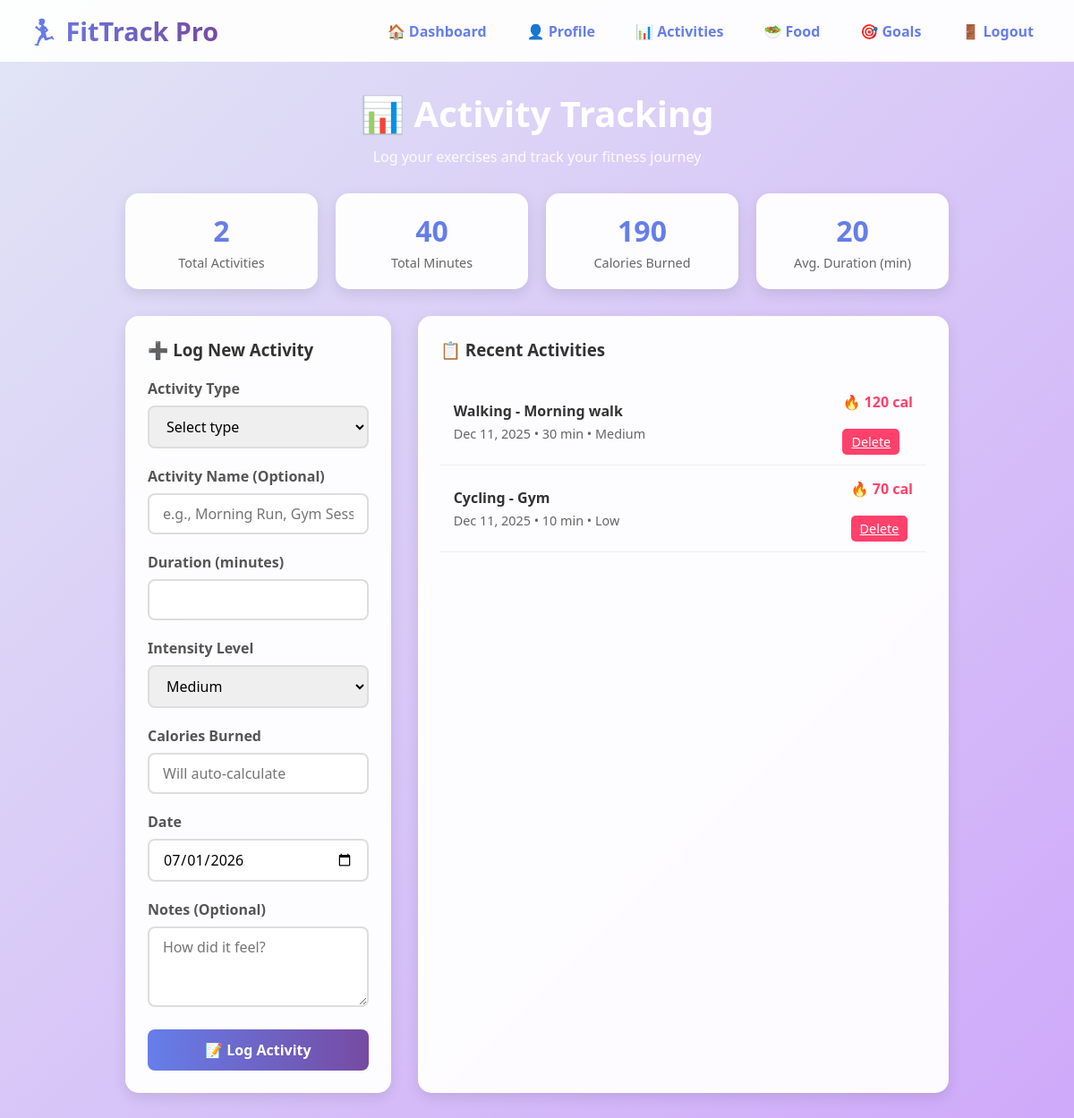
Screenshot of /activities.php (signed in) with the database file from the repository.
### tables this page shows
CREATE TABLE `activities` (
  `activity_id` int(11) NOT NULL AUTO_INCREMENT,
  `user_id` int(11) NOT NULL,
  `activity_type` enum('walking','running','cycling','swimming','gym','yoga','other') NOT NULL,
  `activity_name` varchar(100) DEFAULT NULL,
  `duration_minutes` int(11) NOT NULL,
  `intensity` enum('low','medium','high') DEFAULT 'medium',
  `calories_burned` int(11) DEFAULT NULL,
  `activity_date` date NOT NULL,
  `activity_time` time DEFAULT NULL,
  `notes` text DEFAULT NULL,
  `created_at` timestamp NOT NULL DEFAULT current_timestamp(),
  PRIMARY KEY (`activity_id`),
  KEY `user_id` (`user_id`),
  CONSTRAINT `activities_ibfk_1` FOREIGN KEY (`user_id`) REFERENCES `users` (`user_id`) ON DELETE CASCADE
);

### activities.php (the view, shortened to what this page needs)
<?php
require_once 'conn.php';
$user_id = $_SESSION['user_id'];
$settings_sql = "SELECT color_scheme FROM user_settings WHERE user_id = $user_id";
$settings_result = $conn->query($settings_sql);
$settings = $settings_result->num_rows > 0 ? $settings_result->fetch_assoc() : null;
$current_theme = $settings['color_scheme'] ?? 'light';
$activities_sql = "SELECT * FROM activities WHERE user_id = $user_id ORDER BY activity_date DESC, activity_time DESC";
$activities_result = $conn->query($activities_sql);
$stats_sql = "SELECT
    COUNT(*) as total_activities,
    SUM(duration_minutes) as total_minutes,
    SUM(calories_burned) as total_calories,
    AVG(duration_minutes) as avg_duration
    FROM activities WHERE user_id = $user_id";
$stats_result = $conn->query($stats_sql);
$stats = $stats_result->fetch_assoc();
?>
<!DOCTYPE html>
<html lang="en">
<head>
</head>
<body class="theme-<?php echo $current_theme; ?>">
    <nav class="navbar">
        <div class="logo">
            <h1>🏃‍♂️ FitTrack Pro</h1>
        </div>
        <div class="nav-links">
            <a href="dashboard.php" class="nav-link">🏠 Dashboard</a>
            <a href="profile.php" class="nav-link">👤 Profile</a>
            <a href="activities.php" class="nav-link">📊 Activities</a>
            <a href="food.php" class="nav-link">🥗 Food</a>
            <a href="goals.php" class="nav-link">🎯 Goals</a>
            <a href="logout.php" class="nav-link">🚪 Logout</a>
        </div>
    </nav>
    <div class="container">
        <div class="header">
            <h2>📊 Activity Tracking</h2>
            <p>Log your exercises and track your fitness journey</p>
        </div>
        <div class="stats-cards">
            <div class="stat-card">
                <div class="stat-value"><?php echo $stats['total_activities'] ?? 0; ?></div>
                <div class="stat-label">Total Activities</div>
            </div>
            <div class="stat-card">
                <div class="stat-value"><?php echo $stats['total_minutes'] ?? 0; ?></div>
                <div class="stat-label">Total Minutes</div>
            </div>
            <div class="stat-card">
                <div class="stat-value"><?php echo $stats['total_calories'] ?? 0; ?></div>
                <div class="stat-label">Calories Burned</div>
            </div>
            <div class="stat-card">
                <div class="stat-value"><?php echo round($stats['avg_duration'] ?? 0); ?></div>
                <div class="stat-label">Avg. Duration (min)</div>
            </div>
        </div>
        <div class="grid">
            <div class="card">
                <h3>➕ Log New Activity</h3>
                <form method="POST" action="">
                    <div class="form-group">
                        <label for="activity_type">Activity Type</label>
                        <select id="activity_type" name="activity_type" required>
                            <option value="">Select type</option>
                        </select>
                    </div>
                    <div class="form-group">
                        <label for="activity_name">Activity Name (Optional)</label>
                        <input type="text" id="activity_name" name="activity_name"
                               placeholder="e.g., Morning Run, Gym Session">
                    </div>
                    <div class="form-group">
                        <label for="duration">Duration (minutes)</label>
                        <input type="number" id="duration" name="duration" min="1" max="300" required>
                    </div>
                    <div class="form-group">
                        <label for="intensity">Intensity Level</label>
                        <select id="intensity" name="intensity">
                            <option value="medium" selected>Medium</option>
                        </select>
                    </div>
                    <div class="form-group">
                        <label for="calories">Calories Burned</label>
                        <input type="number" id="calories" name="calories"
                               placeholder="Will auto-calculate">
                    </div>
                    <div class="form-group">
                        <label for="activity_date">Date</label>
                        <input type="date" id="activity_date" name="activity_date" required>
                    </div>
                    <div class="form-group">
                        <label for="notes">Notes (Optional)</label>
                        <textarea id="notes" name="notes" rows="3" placeholder="How did it feel?"></textarea>
                    </div>
                    <button type="submit" name="add_activity" class="btn">📝 Log Activity</button>
                </form>
            </div>
            <div class="card">
                <h3>📋 Recent Activities</h3>
                <div class="activities-list">
                    <?php if($activities_result->num_rows > 0): ?>
                        <?php while($activity = $activities_result->fetch_assoc()): ?>
                            <div class="activity-item">
                                <div class="activity-info">
                                    <h4><?php echo ucfirst($activity['activity_type']); ?>
                                        <?php if($activity['activity_name']): ?>
                                            - <?php echo htmlspecialchars($activity['activity_name']); ?>
                                        <?php endif; ?>
                                    </h4>
                                    <div class="activity-meta">
                                        <?php echo date('M d, Y', strtotime($activity['activity_date'])); ?> •
                                        <?php echo $activity['duration_minutes']; ?> min •
                                        <?php echo ucfirst($activity['intensity']); ?>
                                    </div>
                                </div>
                                <div>
                                    <div class="activity-calories">🔥 <?php echo $activity['calories_burned']; ?> cal</div> <br>
                                    <a href="activities.php?delete=<?php echo $activity['activity_id']; ?>"
                                       class="delete-btn"
                                       onclick="return confirm('Delete this activity?')">Delete</a>
                                </div>
                            </div>
                        <?php endwhile; ?>
                    <?php endif; ?>
                </div>
            </div>
        </div>
    </div>
</body>
</html>

### activities.php (style rules this page uses)
* { margin: 0; padding: 0; box-sizing: border-box; font-family: 'Segoe UI', Tahoma, Geneva, Verdana, sans-serif; }
body { background: linear-gradient(135deg, #e1e5f5ff 0%, #cfa9faff 100%); min-height: 100vh; }
.navbar { background: rgba(255, 255, 255, 0.95); padding: 15px 30px; display: flex; justify-content: space-between; align-items: center; }
.logo h1 { background: linear-gradient(90deg, #667eea, #764ba2); -webkit-background-clip: text; background-clip: text; color: transparent; font-size: 1.8rem; }
.nav-links { display: flex; gap: 15px; flex-wrap: wrap; }
.nav-link { text-decoration: none; color: #667eea; font-weight: 600; padding: 8px 15px; border-radius: 20px; transition: all 0.3s ease; }
.container { max-width: 80%; margin: 30px auto; padding: 0 20px; }
.header { text-align: center; margin-bottom: 30px; }
.header h2 { font-size: 2.5rem; color: white; margin-bottom: 10px; }
.header p { color: rgba(255, 255, 255, 0.9); }
.stats-cards { display: grid; grid-template-columns: repeat(auto-fit, minmax(200px, 1fr)); gap: 20px; margin-bottom: 30px; }
.stat-card { background: rgba(255, 255, 255, 0.95); padding: 20px; border-radius: 15px; text-align: center; box-shadow: 0 5px 15px rgba(0, 0, 0, 0.1); }
.stat-value { font-size: 2rem; font-weight: bold; color: #667eea; margin-bottom: 5px; }
.stat-label { color: #666; font-size: 0.9rem; }
.grid { display: grid; grid-template-columns: 1fr 2fr; gap: 30px; }
.card { background: rgba(255, 255, 255, 0.95); border-radius: 15px; padding: 25px; box-shadow: 0 5px 15px rgba(0, 0, 0, 0.1); }
.card h3 { margin-bottom: 20px; color: #333; display: flex; align-items: center; gap: 10px; }
.form-group { margin-bottom: 20px; }
.form-group label { display: block; margin-bottom: 8px; font-weight: 600; color: #555; }
.form-group input, .form-group select, .form-group textarea { width: 100%; padding: 10px 15px; border: 2px solid #ddd; border-radius: 8px; font-size: 1rem; }
.btn { background: linear-gradient(90deg, #667eea, #764ba2); color: white; border: none; padding: 12px 25px; border-radius: 8px; font-size: 1rem; font-weight: 600; cursor: pointer; transition: all 0.3s ease; width: 100%; }
.activities-list { max-height: 500px; overflow-y: auto; }
.activity-item { padding: 15px; border-bottom: 1px solid #eee; display: flex; justify-content: space-between; align-items: center; }
.activity-info h4 { color: #333; margin-bottom: 5px; }
.activity-meta { color: #666; font-size: 0.9rem; }
.activity-calories { font-weight: bold; color: #ff416c; }
.delete-btn { background: #ff416c; color: white; border: none; padding: 5px 10px; border-radius: 5px; cursor: pointer; font-size: 0.9rem; }

### rows the page displays
activities: activity_type "Walking", activity_name "Morning walk", activity_date "Dec 11, 2025", duration_minutes "30", intensity "Medium", calories_burned "120"
activities: activity_type "Cycling", activity_name "Gym", activity_date "Dec 11, 2025", duration_minutes "10", intensity "Low", calories_burned "70"

### other values shown
$stats['total_activities'] "2"
$stats['total_minutes'] "40"
$stats['total_calories'] "190"
$stats['avg_duration'] "20"
